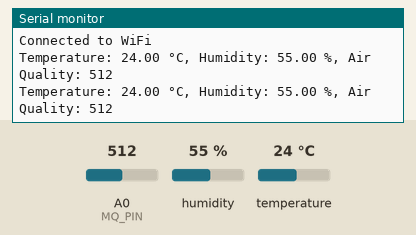
Recording of a sketch running on a simulated ESP8266 (NodeMCU). Shown: the last lines printed to the serial monitor. The inputs (shaded band) are chosen by the test bench; at power-on: humidity 55 %, A0 (MQ_PIN) = 512, temperature 24 °C. WiFi joins after 1.5 s; servers stay silent unless stated.

Above: at 3.5 s.
3.6 s: humidity set to 22 %
At 4.9 s:
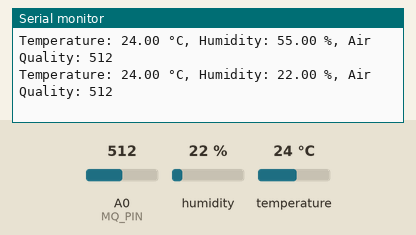
5.1 s: A0 (MQ_PIN) set to 716
At 6.2 s:
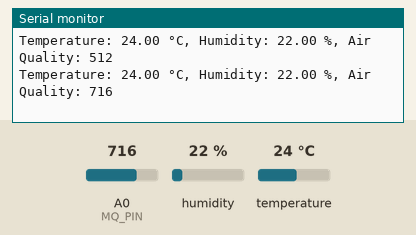
6.6 s: temperature set to 12 °C
At 7.8 s:
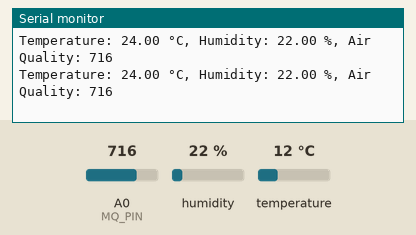
8.1 s: A0 (MQ_PIN) set to 900
At 9.5 s:
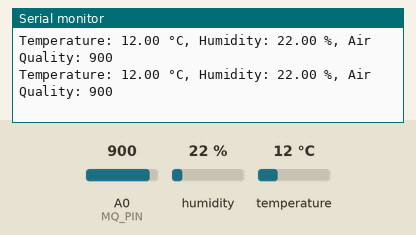
9.6 s: humidity set to 40 %
At 10.8 s:
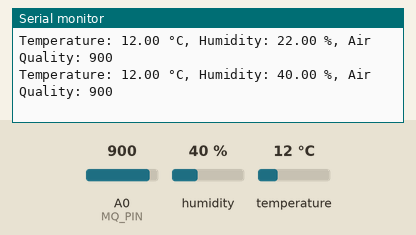
Timing chart, 0 to 12.1 s (numbered marks = the images above; inputs shaded):
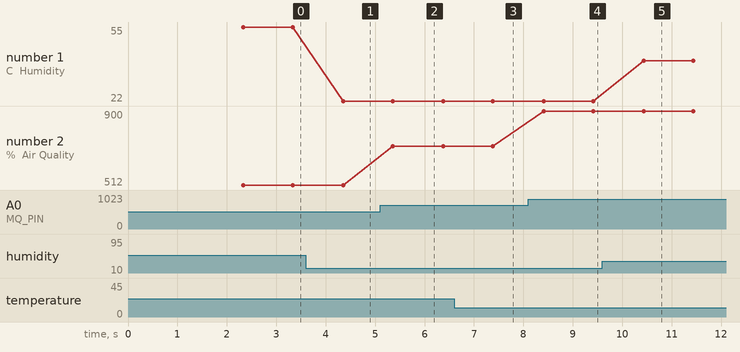

The sketch:

Environmentmonitor.ino
```cpp
// (licence header left out)
#define BLYNK_TEMPLATE_ID "TMPL3pODcIp8O"
#define BLYNK_TEMPLATE_NAME "Environment monitor"
#define BLYNK_AUTH_TOKEN "Kpg39ztV0ah1aSYKkAGMn7aswuLTCAvL"
#include <DHT.h>
#include <ESP8266WiFi.h>
#include <BlynkSimpleEsp8266.h>

// WiFi credentials
char ssid[] = "iMaK";
char pass[] = "gate@024";

// Blynk authentication token
char auth[] = "Kpg39ztV0ah1aSYKkAGMn7aswuLTCAvL";

// Define DHT type and pin
#define DHTPIN 2   // GPIO2 on most ESP8266 boards
#define DHTTYPE DHT11

// Initialize DHT sensor
DHT dht(DHTPIN, DHTTYPE);

// Define MQ gas sensor analog pin
#define MQ_PIN A0

void setup() {
  // Initialize serial communication
  Serial.begin(115200);

  // Connect to WiFi
  WiFi.begin(ssid, pass);
  while (WiFi.status() != WL_CONNECTED) {
    delay(1000);
    Serial.println("Connecting to WiFi...");
  }
  Serial.println("Connected to WiFi");

  // Initialize Blynk
  Blynk.begin(auth, WiFi.SSID().c_str(), WiFi.psk().c_str());

  // Initialize DHT sensor
  dht.begin();
}

void loop() {
  Blynk.run();

  // Read temperature and humidity from DHT sensor
  float temperature = dht.readTemperature();
  float humidity = dht.readHumidity();

  // Read air quality from MQ gas sensor
  int airQuality = analogRead(MQ_PIN);

  // Send temperature, humidity, and air quality data to Blynk
  Blynk.virtualWrite(V0, temperature); // Virtual Pin for temperature
  Blynk.virtualWrite(V1, humidity);    // Virtual Pin for humidity
  Blynk.virtualWrite(V2, airQuality);  // Virtual Pin for air quality

  // Print data to the serial monitor
  Serial.print("Temperature: ");
  Serial.print(temperature);
  Serial.print(" °C, Humidity: ");
  Serial.print(humidity);
  Serial.print(" %, Air Quality: ");
  Serial.println(airQuality);

  delay(1000); // Read and send data every second
}
```

Measured:
- after the input at 3.6 s, the serial monitor: prints a new line after 0.76 s (image 1)
- after the input at 5.1 s, the serial monitor: prints a new line after 0.26 s (image 2)
- after the input at 8.1 s, the serial monitor: prints a new line after 0.31 s (image 4)
- after the input at 9.6 s, the serial monitor: prints a new line after 0.83 s (image 5)
- plotted number 1: 55 → 22 after the input at 3.6 s, 22 → 40 after the input at 9.6 s
- plotted number 2: 512 → 716 after the input at 5.1 s, 716 → 900 after the input at 8.1 s
